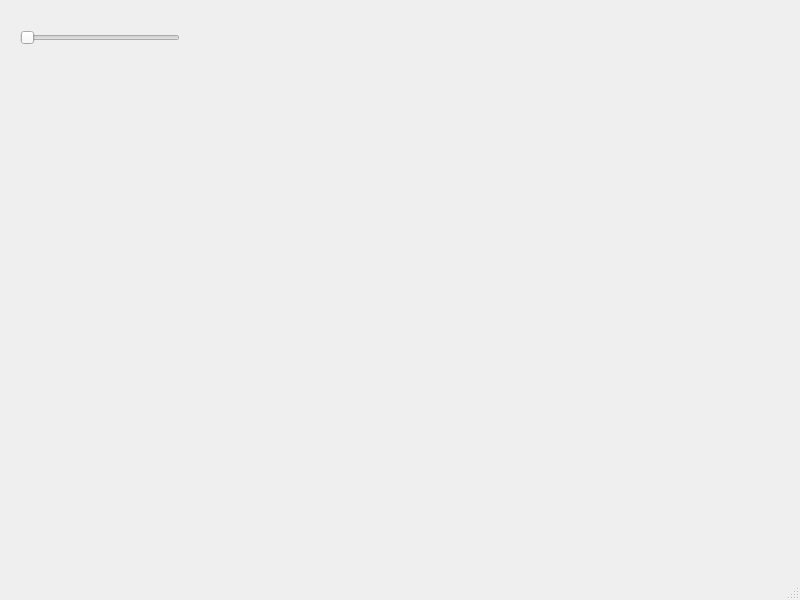
<?xml version="1.0" encoding="UTF-8"?>
<ui version="4.0">
 <class>MainWindow</class>
 <widget class="QMainWindow" name="MainWindow">
  <property name="geometry">
   <rect>
    <x>0</x>
    <y>0</y>
    <width>800</width>
    <height>600</height>
   </rect>
  </property>
  <property name="windowTitle">
   <string>MainWindow</string>
  </property>
  <widget class="QWidget" name="centralwidget">
   <widget class="QSlider" name="horizontalSlider">
    <property name="geometry">
     <rect>
      <x>20</x>
      <y>30</y>
      <width>160</width>
      <height>16</height>
     </rect>
    </property>
    <property name="maximum">
     <number>127</number>
    </property>
    <property name="orientation">
     <enum>Qt::Horizontal</enum>
    </property>
   </widget>
  </widget>
  <widget class="QMenuBar" name="menubar">
   <property name="geometry">
    <rect>
     <x>0</x>
     <y>0</y>
     <width>800</width>
     <height>22</height>
    </rect>
   </property>
  </widget>
  <widget class="QStatusBar" name="statusbar"/>
 </widget>
 <resources/>
 <connections/>
</ui>
